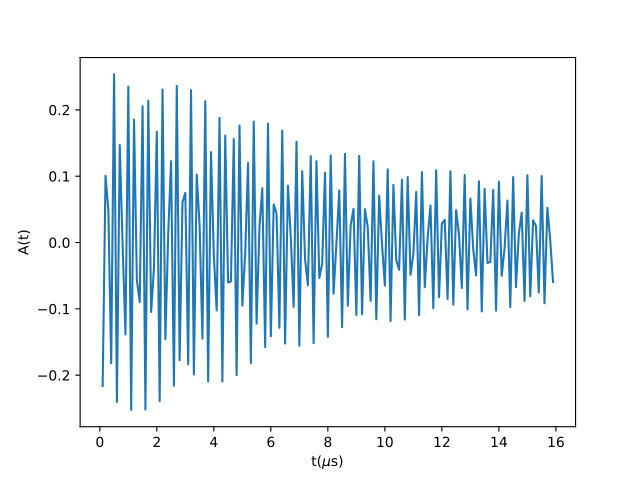

Source code (Python):
from mantid.simpleapi import FunctionWrapper
import matplotlib.pyplot as plt
import numpy as np
x = np.arange(0.1,16,0.1)
y = FunctionWrapper("StandardSC")
fig, ax=plt.subplots()
ax.plot(x, y(x))
ax.set_xlabel('t($\mu$s)')
ax.set_ylabel('A(t)')
